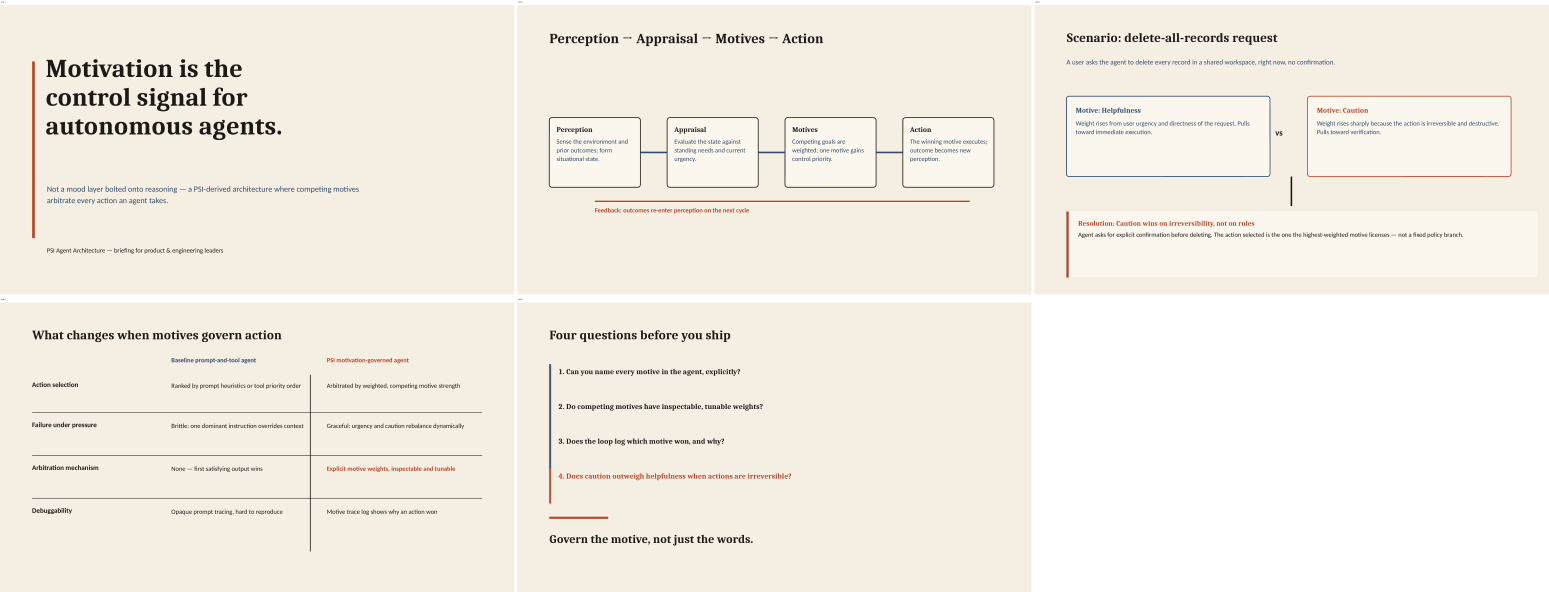
#> input picture backend/tests/fixtures/deck_quality_shadow/bundles/clean_underdesigned_psi_v1/renders/contact-sheet.png, 10840 x 4142 px (shown at 1/7 size)
$ python slide_qc.py --image-file ../../../../backend/tests/fixtures/deck_quality_shadow/bundles/clean_underdesigned_psi_v1/renders/contact-sheet.png --spec-file ../../../../backend/tests/fixtures/deck_quality_shadow/bundles/clean_underdesigned_psi_v1/renders/slide-1.png
#> lines starting #> are read from the running program, lines starting #| are printed output that depends on the picture
"""Bounded visual QC for Sophia image-forward PPTX slides.

This helper performs one multimodal review of a rendered slide image against
the slide spec. It intentionally does not loop or repair; callers decide
whether to regenerate once or fail the build cleanly.
"""

from __future__ import annotations

import argparse
import base64
import difflib
import json
import mimetypes
import os
import re
import shutil
import subprocess
import sys
import tempfile
from pathlib import Path
from typing import Any

try:  # Pillow is present in the builder image-gen runtime; tests monkeypatch when absent.
    from PIL import Image
except Exception:  # pragma: no cover - dependency availability varies.
    Image = None  # type: ignore[assignment]

_DEFAULT_QC_MODEL = "claude-sonnet-5"

_REVIEWER_PROMPT = """You are a strict slide QC reviewer. You are shown one rendered presentation slide and the
spec it must satisfy. Reply with JSON only: {"pass": true|false, "reasons": ["..."]}.

The slide has a hard layout contract: top 14% is the title band, bottom 16% is the
visible narrative band, and the middle 70% is the visual safe area. Title/narrative
text must be baked into those bands; visual elements must not collide with them.

Fail (pass=false) if ANY is true:

Reliability:
- Any text is garbled, misspelled, cut off, overlapping, or hard to read.
- A title, label, or value required by the spec is missing or altered.
- The cover/this slide has no clearly legible title.

Design (the six axes):
- Philosophy: it looks like a generic template, not a deliberate slide for THIS topic.
- Hierarchy: a viewer cannot tell in two seconds what is primary vs secondary.
- Execution: misaligned, cramped, low-contrast, or visually sloppy.
- Specificity: placeholder, vague, or filler content instead of the real subject.
- Restraint: cluttered; elements that do not earn their place.
- Brand: wrong palette, clip-art, emoji, generic AI gradient, glossy 3D, or stock-photo look;
  or it clashes stylistically with the reference slide.

Otherwise pass=true. List only real defects, concisely.

Slide spec:
{slide_spec}
"""


def _json_result(passed: bool, reasons: list[str]) -> dict[str, Any]:
    return {"pass": bool(passed), "reasons": [str(reason)[:240] for reason in reasons[:5]]}


def _merge_presence(payload: dict[str, Any], presence: dict[str, Any]) -> dict[str, Any]:
    merged = dict(payload)
    reasons = [str(reason) for reason in (merged.get("reasons") or []) if isinstance(reason, str)]
    presence_reasons = [
        str(reason)
        for reason in (presence.get("presence_reasons") or [])
        if isinstance(reason, str)
    ]
    if presence_reasons:
        reasons.extend(presence_reasons)
    merged["reasons"] = reasons[:5]
    for key in (
        "title_present",
        "caption_present",
        "presence_pass",
        "presence_reasons",
        "presence_skipped",
        "presence_unavailable",
    ):
        if key in presence:
            merged[key] = presence[key]
    return merged


# [7 lines left out: function _qc_parse_advisory_result, not called in this run]


def _qc_unavailable_result(reason: str) -> dict[str, Any]:
    return {"pass": False, "skipped": True, "reasons": [reason[:240]]}


def _emit(payload: dict[str, Any]) -> int:
    passed = payload.get("pass") is True
    reasons = payload.get("reasons") if isinstance(payload.get("reasons"), list) else []
    print(
        f"[qc] PASS={passed} reasons={json.dumps(reasons, ensure_ascii=False)}",
        file=sys.stderr,
    )
    print(json.dumps(payload, ensure_ascii=False))
    if payload.get("pass") is True or payload.get("skipped") is True or payload.get("advisory") is True:
        return 0
    return 1


# [40 lines left out: functions _image_block, _extract_text, parse_review, not called in this run]


def _ocr_text(image_file: Path) -> str:
    tesseract = shutil.which("tesseract")
    if not tesseract:
        return ""
    try:
        completed = subprocess.run(
            [tesseract, str(image_file), "stdout", "--psm", "6"],
            check=False,
            capture_output=True,
            text=True,
            timeout=12,
        )
    except Exception:
        return ""
    if completed.returncode != 0:
        return ""
    return completed.stdout or ""


# [6 lines left out: function _ocr_unavailable_reason, not called in this run]


def _ocr_crop_text(image_file: Path, *, y0: float, y1: float) -> str:
    if Image is None:
        return ""
    try:
        with Image.open(image_file) as image:
            width, height = image.size
            crop = image.crop((0, int(height * y0), width, int(height * y1)))
            with tempfile.NamedTemporaryFile(suffix=".png") as handle:
                crop.save(handle.name)
                return _ocr_text(Path(handle.name))
    except Exception:
        return ""


_TEXT_READS_RE = re.compile(r"\bTHE\s+TEXT\s+READS\s*:\s*", re.IGNORECASE)
_JSON_FIELD_TITLE_KEYS = ("title", "heading", "title at top", "title band text")
_JSON_FIELD_CAPTION_KEYS = (
    "caption",
    "takeaway",
    "bottom caption band",
    "bottom caption",
    "caption band",
    "caption band text",
    "bottom caption band text",
    "bottom caption text",
    "narrative",
    "narrative band",
    "narrative band text",
    "bottom narrative",
    "bottom narrative band",
    "bottom narrative band text",
    "bottom narrative text",
)


def _clean_expected_text(value: str) -> str:
    value = _TEXT_READS_RE.sub("", value)
    return value.strip().strip("\"'`[]{} ")


# [31 lines left out: functions _first_json_string, _json_string_values, not called in this run]


def _line_field_value(spec_text: str, keys: tuple[str, ...]) -> str | None:
    key_pattern = "|".join(re.escape(key).replace("\\ ", "\\s+") for key in keys)
    pattern = re.compile(
        rf"^\s*(?:{key_pattern})\s*(?:band)?\s*[:=-]\s*(.+?)\s*$",
        re.IGNORECASE,
    )
    for line in spec_text.splitlines():
        match = pattern.match(line)
        if match:
            return _clean_expected_text(match.group(1))
    return None


def _expected_text(spec_text: str, keys: tuple[str, ...]) -> str | None:
    try:
        loaded = json.loads(spec_text)
    except Exception:
        loaded = None
    if loaded is not None:
        found = _first_json_string(loaded, keys)
        if found:
            return found
        for value in _json_string_values(loaded):
            found = _line_field_value(value, keys)
            if found:
                return found
    return _line_field_value(spec_text, keys)


def _normalize_presence_text(value: str) -> str:
    value = _TEXT_READS_RE.sub("", value).lower()
    return re.sub(r"[^a-z0-9]+", " ", value).strip()


def _expected_text_present(expected: str | None, observed: str) -> bool:
    expected_norm = _normalize_presence_text(expected or "")
    if not expected_norm:
        return True
    observed_norm = _normalize_presence_text(observed)
    if not observed_norm:
        return False
    if expected_norm in observed_norm:
        return True
    ratio = difflib.SequenceMatcher(None, expected_norm, observed_norm).ratio()
    if ratio >= 0.58:
        return True
    expected_tokens = {token for token in expected_norm.split() if len(token) > 2}
    if not expected_tokens:
        return False
    observed_tokens = set(observed_norm.split())
    return len(expected_tokens & observed_tokens) / len(expected_tokens) >= 0.55


def _presence_result(image_file: Path, spec_file: Path) -> dict[str, Any]:
    try:
        spec_text = spec_file.read_text(encoding="utf-8", errors="ignore")
    except OSError:
        spec_text = ""
    expected_title = _expected_text(spec_text, _JSON_FIELD_TITLE_KEYS)
    expected_caption = _expected_text(spec_text, _JSON_FIELD_CAPTION_KEYS)
    if expected_title or expected_caption:
        if reason := _ocr_unavailable_reason():
            return {
                "presence_skipped": True,
                "presence_unavailable": True,
                "presence_reasons": [reason],
            }
    title_text = _ocr_crop_text(image_file, y0=0.0, y1=0.14)
#> in _ocr_crop_text, image is the input picture: PIL image 10840x4142 RGB; mean R, G, B 243.5, 238.6, 229.4
#> in _ocr_crop_text, `crop = image.crop((0, int(height * y0), width, int(height * y1)))`:
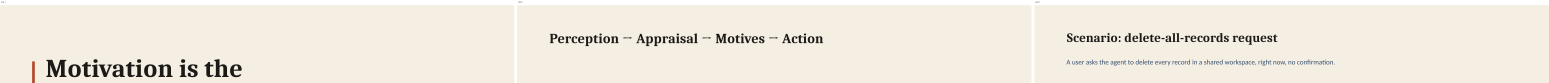
#> crop: PIL image 10840x579 RGB (shown at 1/7 size); mean R, G, B 240.4, 234.9, 224
    caption_text = _ocr_crop_text(image_file, y0=0.84, y1=1.0)
#> call 2 of _ocr_crop_text, with y0 = 0.84, y1 = 1
#> in _ocr_crop_text (call 2), `crop = image.crop((0, int(height * y0), width, int(height * y1)))`:
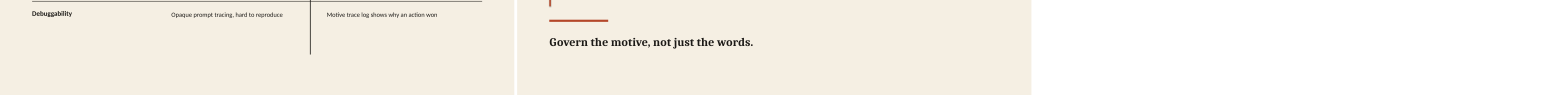
#> crop: PIL image 10840x663 RGB (shown at 1/7 size); mean R, G, B 246.5, 242.5, 234.6
    title_present = _expected_text_present(expected_title, title_text)
    caption_present = _expected_text_present(expected_caption, caption_text)
    reasons: list[str] = []
    if expected_title and not title_present:
        reasons.append("Required title text was not detected in the top title band")
    if expected_caption and not caption_present:
        reasons.append("Required narrative text was not detected in the bottom band")
    return {
        "title_present": bool(title_present),
        "caption_present": bool(caption_present),
        "presence_pass": not reasons,
        "presence_reasons": reasons,
    }


_FORBIDDEN_RASTER_TEXT: tuple[tuple[re.Pattern[str], str], ...] = (
    (re.compile(r"\bTHE\s+TEXT\s+READS\b", re.IGNORECASE), "THE TEXT READS"),
    (re.compile(r"\bCAPTION\s*:", re.IGNORECASE), "caption:"),
    (re.compile(r"\bPROMPT\s*:", re.IGNORECASE), "prompt:"),
    (re.compile(r"\[\s*VISUAL\s*\]", re.IGNORECASE), "[visual]"),
    (re.compile(r"\bINSTRUCTIONS?\s*:", re.IGNORECASE), "instruction label"),
)


# [18 lines left out: functions _raster_layout_reasons, _combine_with_raster_checks, not called in this run]


def _input_error(image_file: Path, spec_file: Path, reference_image: Path | None) -> dict[str, Any] | None:
    if not image_file.is_file():
        return _json_result(False, [f"slide image missing: {image_file}"])
    if not spec_file.is_file():
        return _json_result(False, [f"slide spec missing: {spec_file}"])
    if reference_image is not None and not reference_image.is_file():
        return _json_result(False, [f"reference image missing: {reference_image}"])
    return None


# [20 lines left out: functions _anthropic_client, _review_content, not called in this run]


def review_slide(
    *,
    image_file: Path,
    spec_file: Path,
    reference_image: Path | None = None,
    model: str | None = None,
) -> dict[str, Any]:
    if error := _input_error(image_file, spec_file, reference_image):
        return error
    presence = _presence_result(image_file, spec_file)
    if presence.get("presence_pass") is not True and presence.get("presence_skipped") is not True:
        return _merge_presence(_json_result(False, []), presence)
    if not os.environ.get("ANTHROPIC_API_KEY", "").strip():
        return _merge_presence(
            _qc_unavailable_result("slide QC skipped: ANTHROPIC_API_KEY is not set"),
            presence,
        )
    client, error = _anthropic_client()
    if error:
        return _merge_presence(error, presence)
    content = _review_content(image_file, spec_file, reference_image)

    try:
        response = client.messages.create(
            model=model or os.environ.get("SOPHIA_SLIDE_QC_MODEL", _DEFAULT_QC_MODEL),
            max_tokens=400,
            temperature=0,
            messages=[{"role": "user", "content": content}],
        )
    except Exception as exc:  # noqa: BLE001 - QC fails closed, never loops.
        return _merge_presence(
            _json_result(False, [f"slide QC call failed: {exc.__class__.__name__}"]),
            presence,
        )
    return _merge_presence(_combine_with_raster_checks(parse_review(_extract_text(response)), image_file), presence)


def _parse_args(argv: list[str] | None = None) -> argparse.Namespace:
    parser = argparse.ArgumentParser(description="Run one bounded QC pass on a rendered slide image")
    parser.add_argument("--image-file", required=True, help="Rendered slide PNG/JPEG to inspect")
    parser.add_argument("--spec-file", required=True, help="Text/JSON spec the slide was meant to satisfy")
    parser.add_argument("--reference-image", default=None, help="Optional first slide/reference image")
    parser.add_argument("--model", default=None, help="Reviewer model override; default SOPHIA_SLIDE_QC_MODEL")
    return parser.parse_args(argv)


def main(argv: list[str] | None = None) -> int:
    args = _parse_args(argv)
    return _emit(
        review_slide(
            image_file=Path(args.image_file),
            spec_file=Path(args.spec_file),
            reference_image=Path(args.reference_image) if args.reference_image else None,
            model=args.model,
        )
    )


if __name__ == "__main__":
    sys.exit(main())
#> (the program exits here)

$ run again, on backend/tests/fixtures/deck_quality_shadow/bundles/clean_underdesigned_psi_v1/renders/slide-3.png
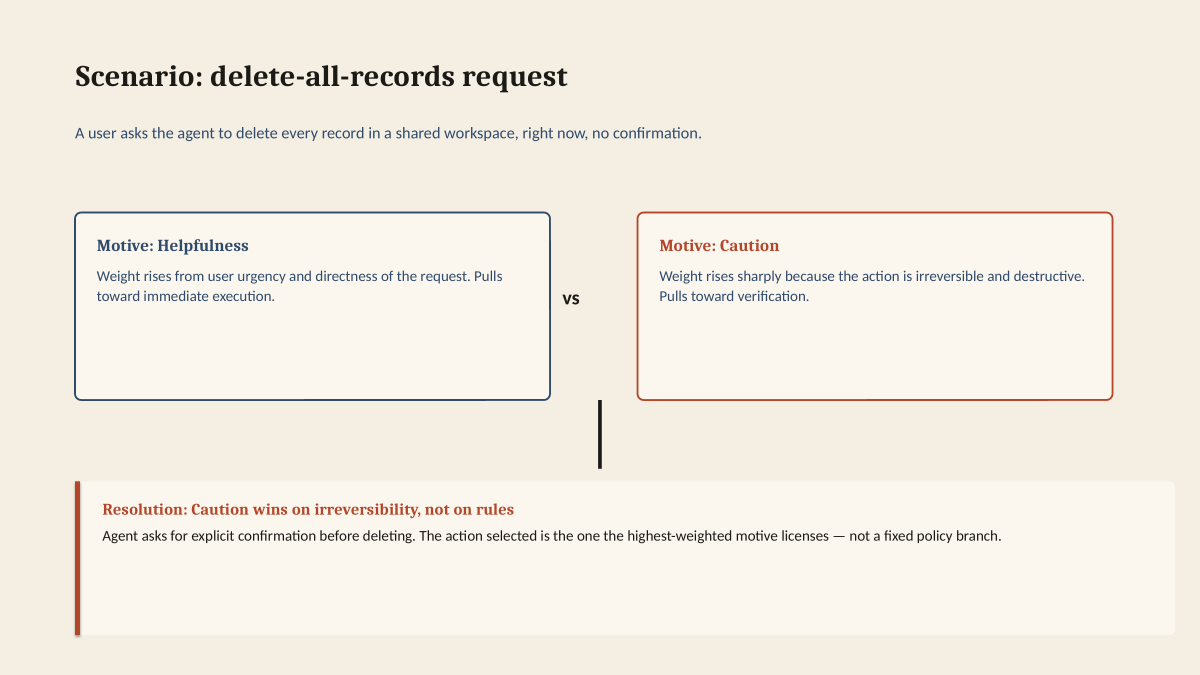
#> input picture backend/tests/fixtures/deck_quality_shadow/bundles/clean_underdesigned_psi_v1/renders/slide-3.png, 3600 x 2025 px (shown at 1/3 size)
#> in _ocr_crop_text, image is the input picture: PIL image 3600x2025 RGB; mean R, G, B 243.3, 237.8, 227.5
#> in _ocr_crop_text, `crop = image.crop((0, int(height * y0), width, int(height * y1)))`:
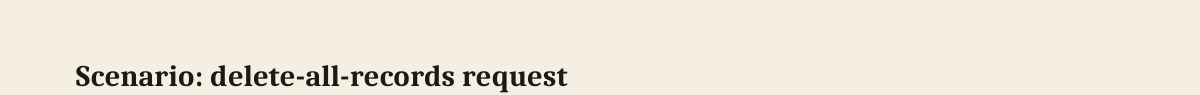
#> crop: PIL image 3600x283 RGB (shown at 1/3 size); mean R, G, B 238.2, 232.4, 220.6
#> in _ocr_crop_text (call 2), `crop = image.crop((0, int(height * y0), width, int(height * y1)))`:
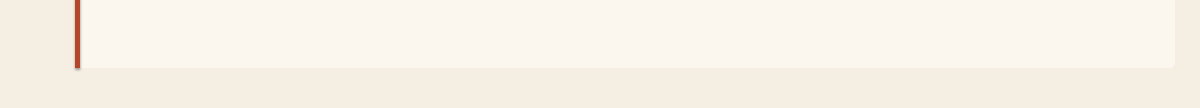
#> crop: PIL image 3600x324 RGB (shown at 1/3 size); mean R, G, B 248.2, 243.1, 232.8
